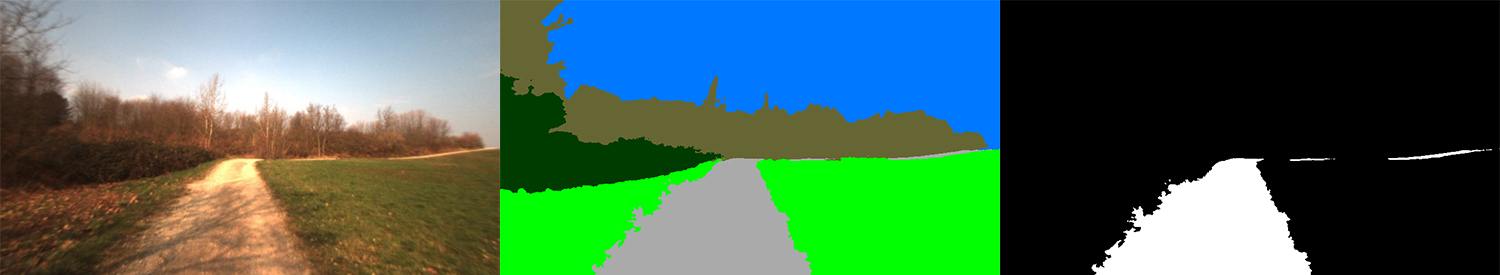
#> input picture _images/freiburg-example.jpg, 1500 x 275 px
$ python remove_seq_sim.py ../../../_images 1.0
#> lines starting #> are read from the running program, lines starting #| are printed output that depends on the picture
"""Remove sequential and similar images

Usage: `remove_seq_sim.py <dir> <threshold>`

    dir: folder with images
    threshold: accumulated Chi-square histogram distance cutoff for unique images, higher is less similar

"sequential" means sorted()
See also: https://docs.opencv.org/3.4/d8/dc8/tutorial_histogram_comparison.html

Deletion ~percentage by threshold values for giusti:
32: 47
35: 49
50: 56
70: 63
80: 67
150: 78
200: 81
300: 86 <-
400: 88
"""

import os, sys, collections, statistics, shutil

import cv2 as cv
import progressbar
import click


CHISQUARE = 1
# https://docs.opencv.org/3.4/d8/dc8/tutorial_histogram_comparison.html
h_bins = 50
s_bins = 60
histSize = [h_bins, s_bins]
h_ranges = [0, 180]
s_ranges = [0, 256]
ranges = h_ranges + s_ranges
channels = [0, 1]


def main(dir_p: str, threshold: float):
#> called with dir_p = '../../../_images', threshold = 1
    _, _, image_names = next(os.walk(dir_p))
    image_names.sort()
    image_ps = [os.path.join(dir_p, image_name) for image_name in image_names]

    image_ps_to_delete = []
    last_hists = collections.deque([], 3)
    with progressbar.ProgressBar(max_value=len(image_ps)) as bar:
        for i, image_p in enumerate(image_ps):
            image = cv.imread(image_p)
#> image is the input picture: shape (275, 1500, 3); mean B, G, R 86.4, 104, 69.8
            image_hsv = cv.cvtColor(image, cv.COLOR_BGR2HSV)
#> image_hsv: shape (275, 1500, 3); mean H, S, V 36.4, 102.4, 127.8
            hist = cv.calcHist([image_hsv], channels, None, histSize, ranges, accumulate=False)
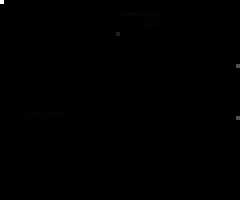
#> hist: shape (50, 60) float32 (shown 4 times larger); min 0, max 152286, mean 137.5; drawn with min black and max white
            cv.normalize(hist, hist, alpha=0, beta=1, norm_type=cv.NORM_MINMAX)

            if len(last_hists) > 1:
                dists = [cv.compareHist(last_hist, hist, CHISQUARE) for last_hist in last_hists]
                dists_avg = statistics.mean(dists)
                if dists_avg < threshold:
                    image_ps_to_delete.append(image_p)

            last_hists.appendleft(hist)
            bar.update(i)
#> pass 2 of the loop in main, `for i, image_p in enumerate(image_ps):`:
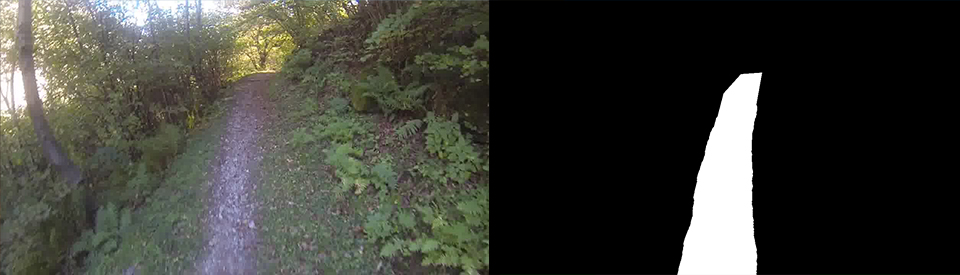
#> input picture _images/giusti-example.jpg, 960 x 275 px
#> in main, image is the input picture: shape (275, 960, 3); mean B, G, R 55.4, 61.8, 61
#> image_hsv: shape (275, 960, 3); mean H, S, V 24.8, 26.4, 64
#> in main, `hist = cv.calcHist([image_hsv], channels, None, histSize, ranges, accu..`:
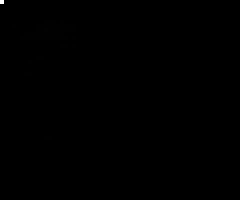
#> hist: shape (50, 60) float32 (shown 4 times larger); min 0, max 129023, mean 88; drawn with min black and max white

    image_ps_to_keep = [image_p for image_p in image_ps if image_p not in image_ps_to_delete]

    images_len = len(image_names)
    images_to_delete_len = len(image_ps_to_delete)
    deleted_percentage = round((images_to_delete_len / images_len) * 100, 2)
    kept_percentage = 100 - deleted_percentage
    print(f"Deleting {images_to_delete_len} of {images_len} frames (delete {deleted_percentage}%, keep {kept_percentage}%)")

    if click.confirm('Copy kept images to "kept" subdir'):
#> the answer given: y
        kept_dir_p = os.path.join(dir_p, "kept")
        os.mkdir(kept_dir_p)
        for image_p in image_ps_to_keep:
            shutil.copy(image_p, kept_dir_p)


if __name__ == "__main__":
    dir_p = sys.argv[1]
    threshold = float(sys.argv[2])
    main(dir_p, threshold)
